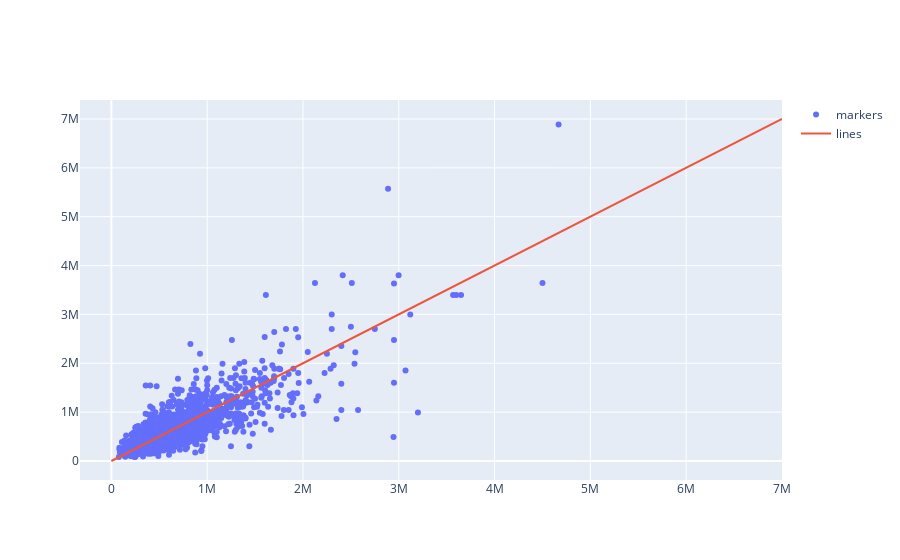

The cell this chart's notebook holds for it:
### Code cell
#viz with plotly
import plotly.graph_objects as go

random_x = np.array([0,7000000])
random_y0 = np.array([0,7000000])

fig = go.Figure()

fig.add_trace(go.Scatter(x=rt_price['price'], y=rt_price['p_price'],
                    mode='markers',
                    name='markers'))

fig.add_trace(go.Scatter(x=random_x, y=random_y0,
                    mode='lines',
                    name='lines'))

fig

### Figure 1 — Plotly figure (JSON) as saved in the notebook; plotly's stock layout.template omitted (floating-point values rounded to 4 significant figures; data arrays with more than 128 entries replaced by an {"elided": "..."} marker saying what was removed)
{"data": [{"mode": "markers", "name": "markers", "type": "scatter", "x": {"elided": "4323 int values"}, "y": {"elided": "4323 int values"}}, {"mode": "lines", "name": "lines", "type": "scatter", "x": [0, 7000000], "y": [0, 7000000]}], "layout": {}}
